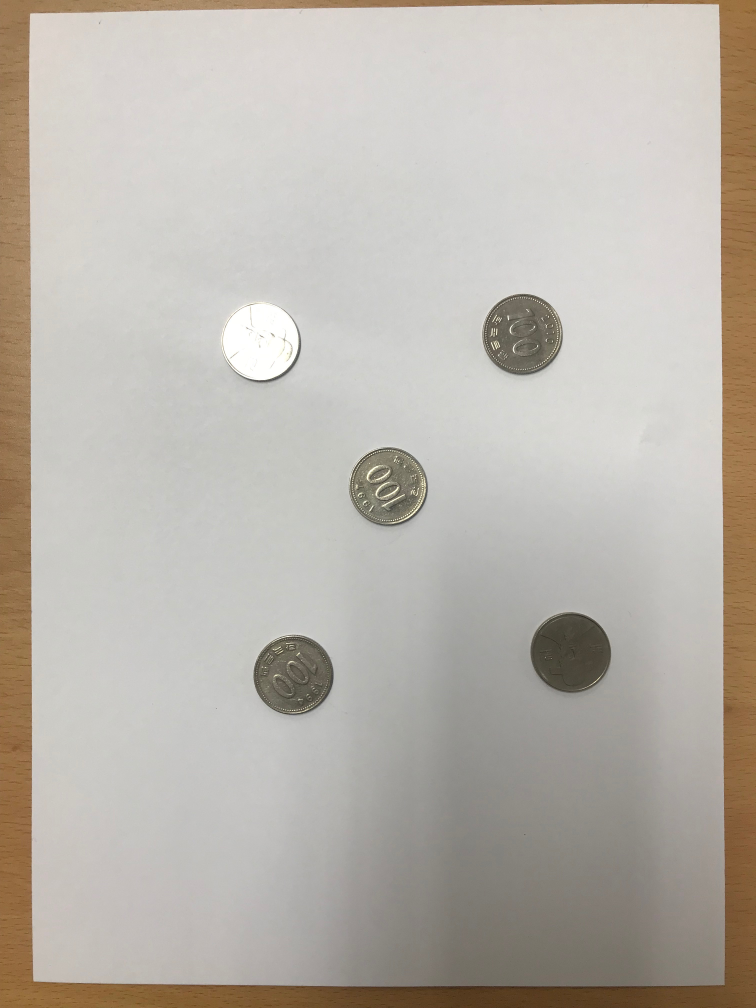
#> input picture 1-CoinCounting/dataset_for_coins/IMG_8253.JPG, 3024 x 4032 px (shown at 1/4 size)
$ jupyter execute CoinCounting1.ipynb
#> lines starting #> are read from the running program, lines starting #| are printed output that depends on the picture; after the words box and inside, x2 and y2 are one past the last pixel; in counts of white or black regions, pixels touching at a corner belong together
[cell 1]
import numpy as np
import cv2
from PIL import Image
import os
import matplotlib.pyplot as plt

[cell 2]
file = "IMG_8253.JPG"

image = os.path.join("dataset_for_coins",file)
img = cv2.imread(image)
#> img is the input picture: shape (4032, 3024, 3); mean B, G, R 171.9, 180, 185.8
img_resized = cv2.resize(img, (1024, 1280))
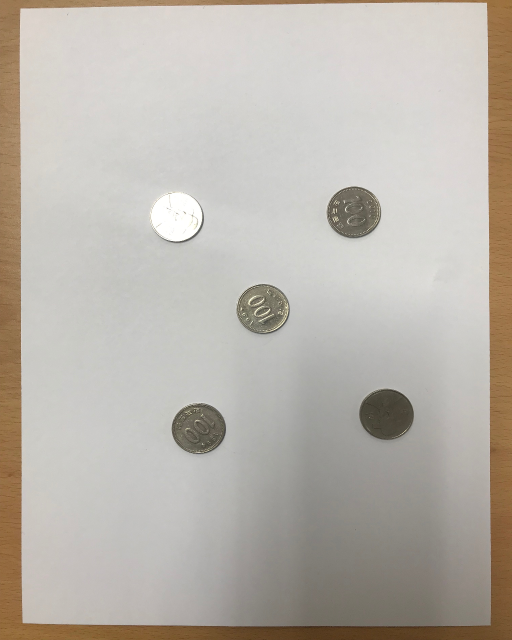
#> img_resized: shape (1280, 1024, 3) (shown at 1/2 size); mean B, G, R 171.8, 179.9, 185.7
img_resized = cv2.medianBlur(img_resized, 7)
gray = cv2.cvtColor(img_resized, cv2.COLOR_BGR2GRAY)
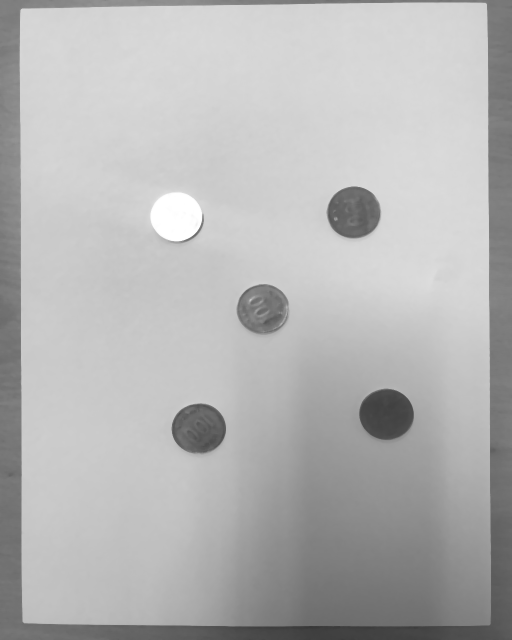
#> gray: shape (1280, 1024) (shown at 1/2 size); min 55, max 255, mean 180.8

# plt.imshow(gray)
# plt.show()

[cell 3]
gray_blur = cv2.GaussianBlur(gray, (15, 15), 0)
contours = cv2.Canny(gray_blur, 30, 135)
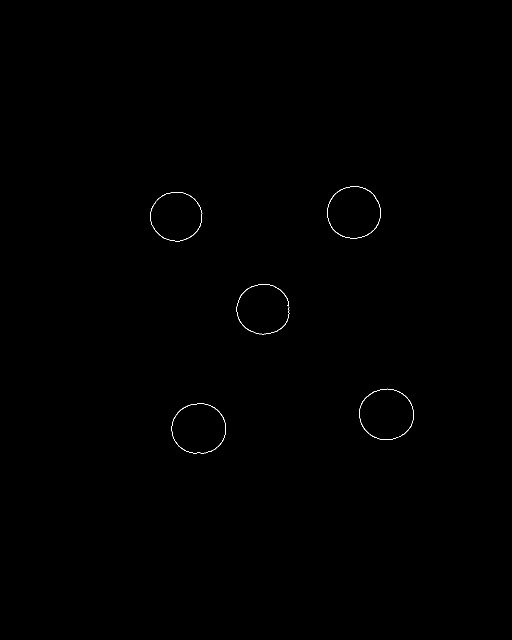
#> contours: shape (1280, 1024) (shown at 1/2 size); 0.14% white in thin lines or dots, all inside (x1, y1, x2, y2) = (300, 373, 828, 907)
thresh = cv2.adaptiveThreshold(contours, 255, cv2.ADAPTIVE_THRESH_GAUSSIAN_C, cv2.THRESH_BINARY_INV, 15, 1)
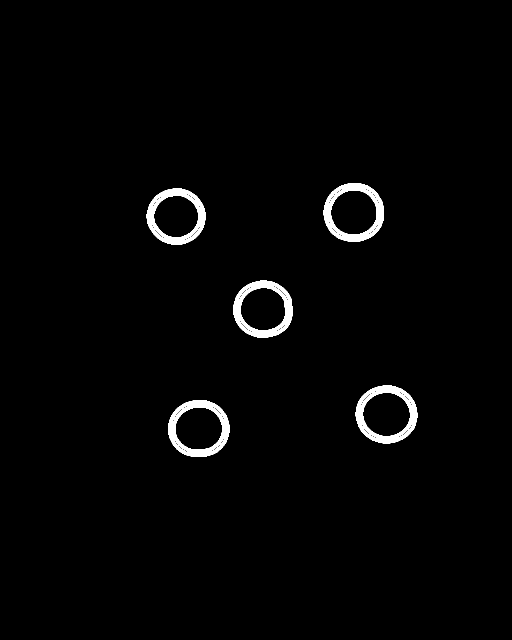
#> thresh: shape (1280, 1024) (shown at 1/2 size); 1.7% white; 5 white regions

kernel = np.ones((1, 1), np.uint8)
closing = cv2.morphologyEx(thresh, cv2.MORPH_CLOSE, kernel, iterations=10)

closing_ = closing.copy()
contours, _ = cv2.findContours(closing_, cv2.RETR_EXTERNAL, \
                                           cv2.CHAIN_APPROX_SIMPLE)
#> contours = 5 contours; box (x1, y1, x2, y2) and area: (647, 366, 768, 484) 11170, (711, 771, 835, 887) 11136, (336, 800, 459, 914) 11000, (466, 561, 585, 676) 10708, (293, 377, 411, 490) 10264

for contour in range(len(contours)):
    cv2.drawContours(img_resized, contours[contour], -1, (0, 0, 255),5)
    x,y,w,h = cv2.boundingRect(contours[contour])
    cv2.putText(img_resized, 'Coin-' + str(contour+1), (x-10,y-10), cv2.FONT_ITALIC,1.1,(120,200,0),3)
#> this loop made 5 passes
#> (x, y, w, h) on passes 1 to 5: (336, 800, 123, 114), (711, 771, 124, 116), (466, 561, 119, 115), (293, 377, 118, 113), (647, 366, 121, 118)
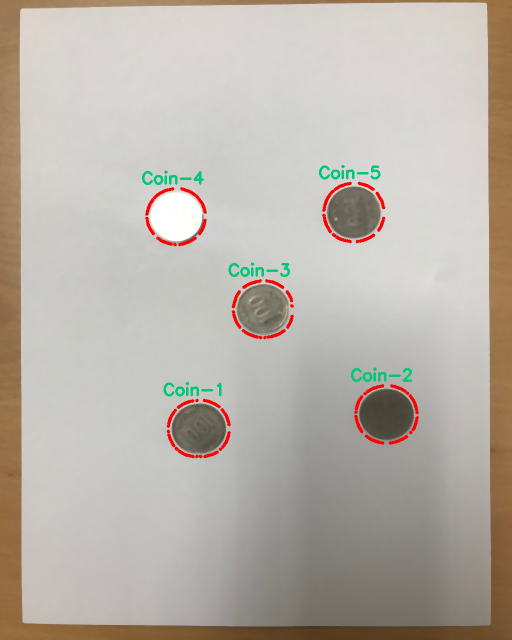
#> img_resized: shape (1280, 1024, 3) (shown at 1/2 size); mean B, G, R 170.1, 178.6, 185.3

plt.figure(figsize=(16,9))
plt.title("Enclosed contours")
plt.axis('off')
plt.imshow(cv2.cvtColor(img_resized, cv2.COLOR_BGR2RGB))
plt.show()

$ run again, with 1-CoinCounting/dataset_for_coins/IMG_8255.JPG copied over 1-CoinCounting/dataset_for_coins/IMG_8253.JPG
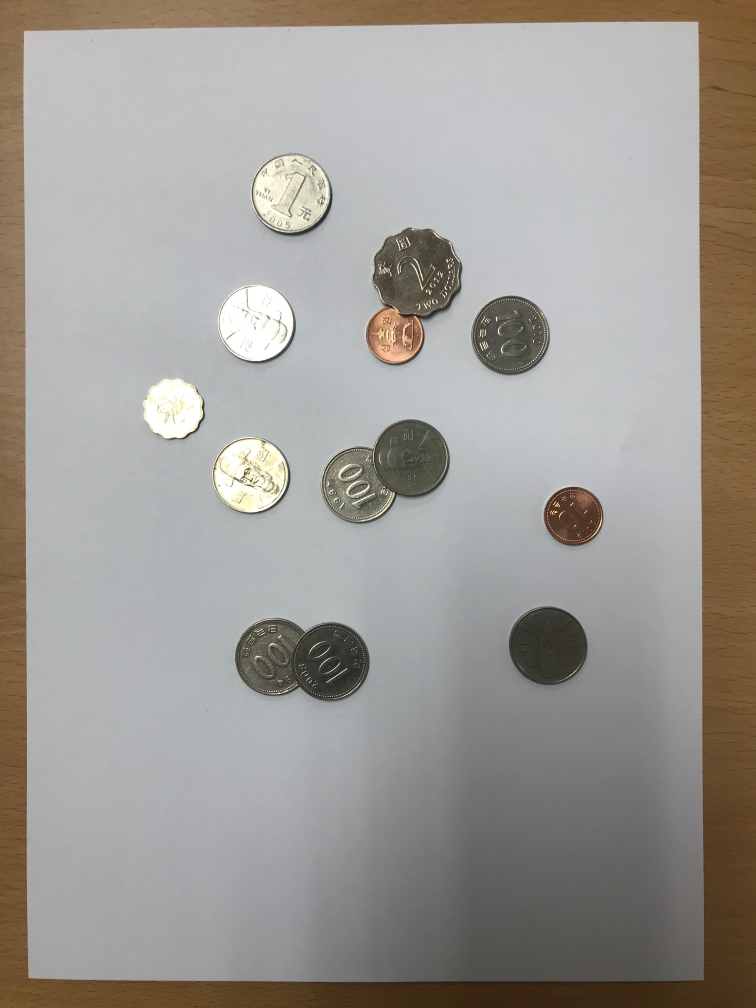
#> input picture 1-CoinCounting/dataset_for_coins/IMG_8255.JPG, 3024 x 4032 px (shown at 1/4 size)
#> img is the input picture: shape (4032, 3024, 3); mean B, G, R 149.8, 154.6, 158.1
#> `contours = cv2.Canny(gray_blur, 30, 135)`:
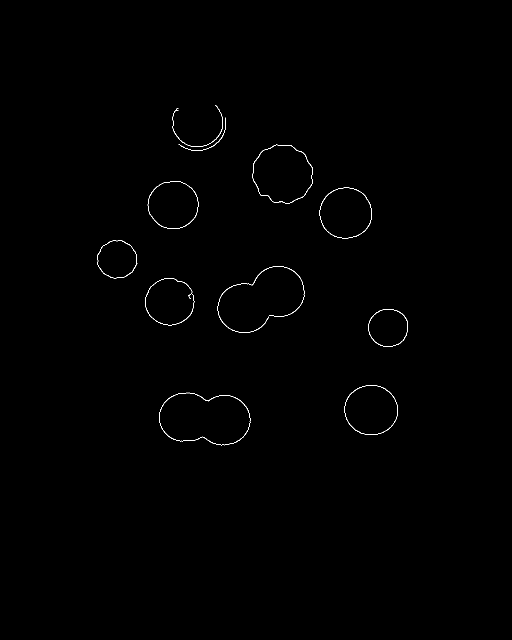
#> contours: shape (1280, 1024) (shown at 1/2 size); 0.3% white in thin lines or dots, all inside (x1, y1, x2, y2) = (195, 210, 816, 891)
#> thresh: shape (1280, 1024); 3.6% white; 10 white regions
#> `contours, _ = cv2.findContours(closing_, cv2.RETR_EXTERNAL, \ cv2.CHAI..`: contours = 10 contours; largest, box (x1, y1, x2, y2) and area: (428, 525, 616, 673) 18640, (311, 779, 508, 897) 18514, (498, 283, 633, 415) 13663, (632, 368, 751, 484) 10706, (682, 763, 803, 877) 10694
#> the loop `for contour in range(len(contours)):` made 10 passes
#> (x, y, w, h) on passes 1 to 8: (311, 779, 197, 118), (682, 763, 121, 114), (730, 611, 93, 90), (283, 549, 112, 109), (428, 525, 188, 148), (188, 474, 93, 90), (632, 368, 119, 116), (289, 355, 115, 110)
#> after the loop `for contour in range(len(contours)):`:
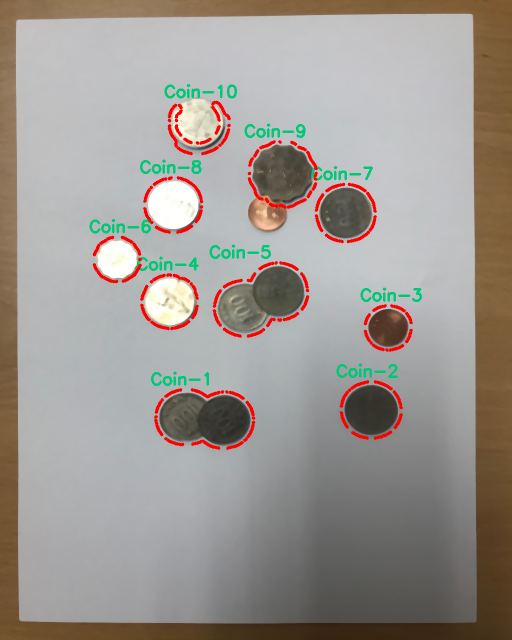
#> img_resized: shape (1280, 1024, 3) (shown at 1/2 size); mean B, G, R 146.3, 151.9, 157.7

$ run again, with 1-CoinCounting/dataset_for_coins/IMG_8256.JPG copied over 1-CoinCounting/dataset_for_coins/IMG_8253.JPG
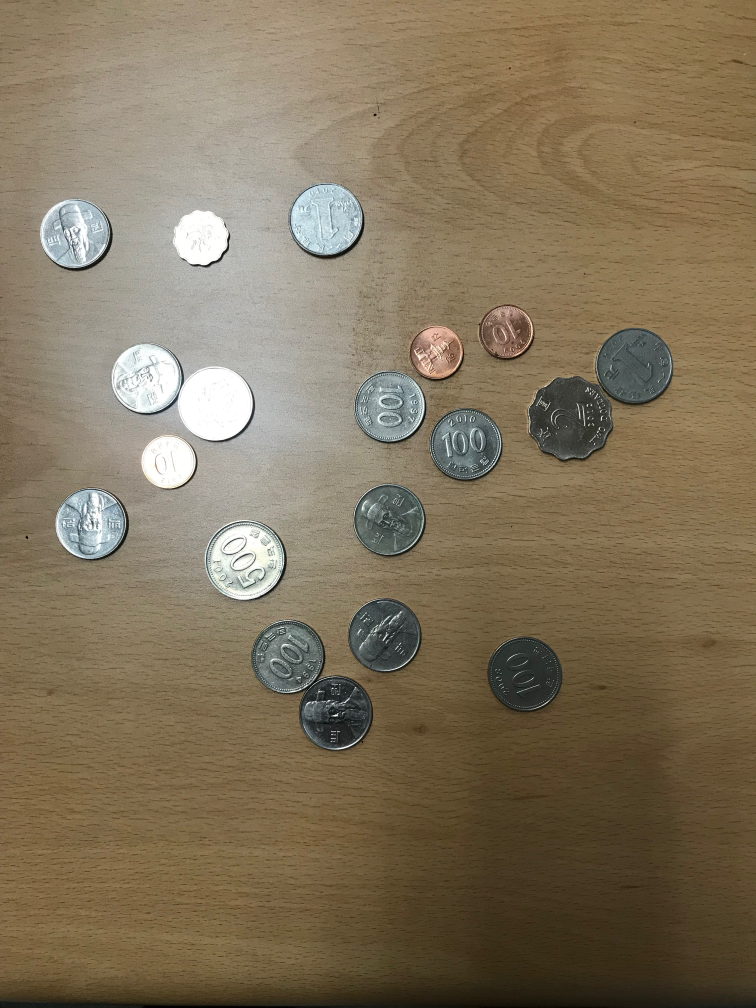
#> input picture 1-CoinCounting/dataset_for_coins/IMG_8256.JPG, 3024 x 4032 px (shown at 1/4 size)
#> img is the input picture: shape (4032, 3024, 3); mean B, G, R 91, 115.2, 129.4
#> `contours = cv2.Canny(gray_blur, 30, 135)`:
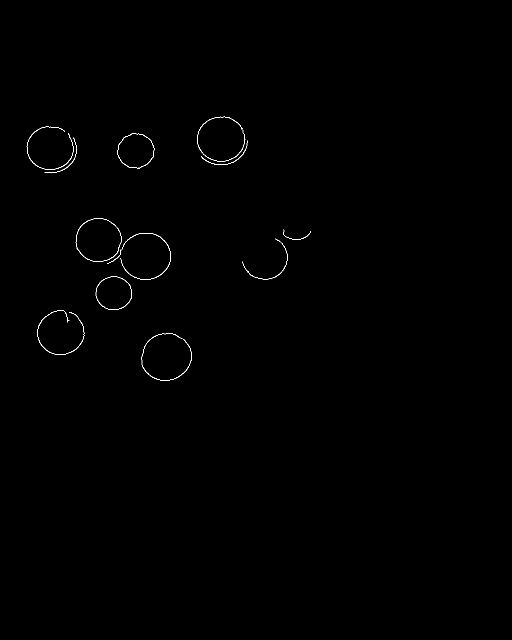
#> contours: shape (1280, 1024) (shown at 1/2 size); 0.23% white in thin lines or dots, all inside (x1, y1, x2, y2) = (53, 233, 622, 762)
#> thresh: shape (1280, 1024); 2.7% white; 7 white regions
#> `contours, _ = cv2.findContours(closing_, cv2.RETR_EXTERNAL, \ cv2.CHAI..`: contours = 7 contours; box (x1, y1, x2, y2) and area: (145, 430, 349, 627) 23203, (387, 227, 502, 337) 9739, (276, 659, 391, 769) 9646, (47, 246, 160, 353) 9231, (68, 613, 176, 717) 8540, (228, 260, 316, 344) 5630, (478, 453, 628, 566) 3794
#> the loop `for contour in range(len(contours)):` made 7 passes
#> (x, y, w, h) on passes 1 to 7: (276, 659, 115, 110), (68, 613, 108, 104), (478, 453, 150, 113), (145, 430, 204, 197), (228, 260, 88, 84), (47, 246, 113, 107), (387, 227, 115, 110)
#> after the loop `for contour in range(len(contours)):`:
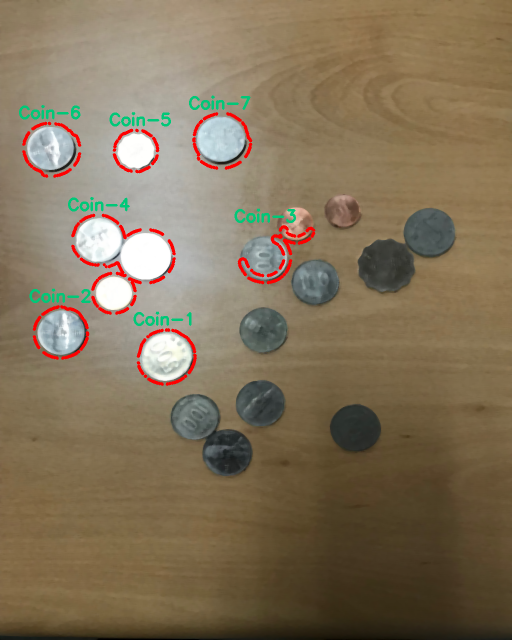
#> img_resized: shape (1280, 1024, 3) (shown at 1/2 size); mean B, G, R 89.9, 114.4, 130.3
